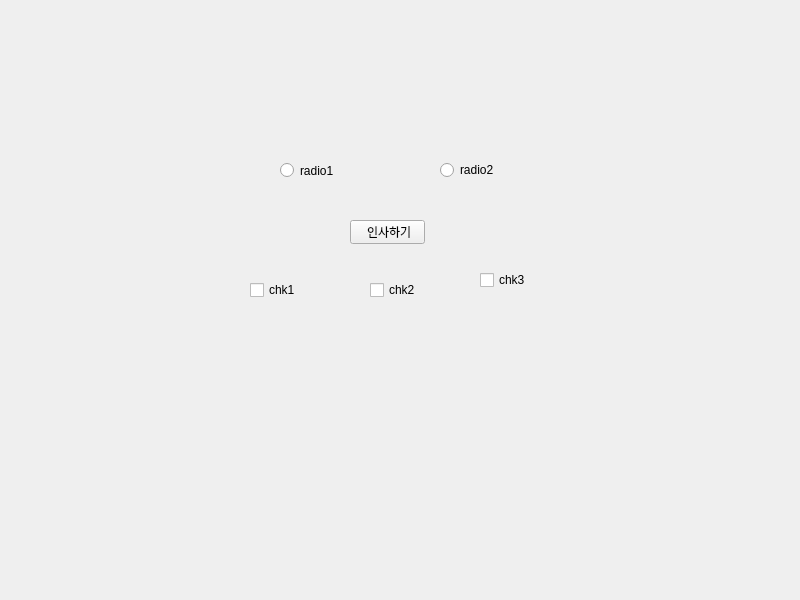
<?xml version="1.0" encoding="UTF-8"?>
<ui version="4.0">
 <class>MainWindow</class>
 <widget class="QMainWindow" name="MainWindow">
  <property name="geometry">
   <rect>
    <x>0</x>
    <y>0</y>
    <width>800</width>
    <height>600</height>
   </rect>
  </property>
  <property name="windowTitle">
   <string>MainWindow</string>
  </property>
  <widget class="QWidget" name="centralwidget">
   <widget class="QPushButton" name="btn_hi">
    <property name="geometry">
     <rect>
      <x>350</x>
      <y>220</y>
      <width>75</width>
      <height>24</height>
     </rect>
    </property>
    <property name="text">
     <string> 인사하기</string>
    </property>
   </widget>
   <widget class="QRadioButton" name="radioButton">
    <property name="geometry">
     <rect>
      <x>440</x>
      <y>160</y>
      <width>88</width>
      <height>20</height>
     </rect>
    </property>
    <property name="text">
     <string>radio2</string>
    </property>
   </widget>
   <widget class="QRadioButton" name="radioButton_2">
    <property name="geometry">
     <rect>
      <x>280</x>
      <y>160</y>
      <width>88</width>
      <height>21</height>
     </rect>
    </property>
    <property name="text">
     <string>radio1</string>
    </property>
   </widget>
   <widget class="QCheckBox" name="checkBox">
    <property name="geometry">
     <rect>
      <x>480</x>
      <y>270</y>
      <width>61</width>
      <height>20</height>
     </rect>
    </property>
    <property name="text">
     <string>chk3</string>
    </property>
   </widget>
   <widget class="QCheckBox" name="checkBox_2">
    <property name="geometry">
     <rect>
      <x>370</x>
      <y>280</y>
      <width>73</width>
      <height>20</height>
     </rect>
    </property>
    <property name="text">
     <string>chk2</string>
    </property>
   </widget>
   <widget class="QCheckBox" name="checkBox_3">
    <property name="geometry">
     <rect>
      <x>250</x>
      <y>280</y>
      <width>73</width>
      <height>20</height>
     </rect>
    </property>
    <property name="text">
     <string>chk1</string>
    </property>
   </widget>
  </widget>
 </widget>
 <resources/>
 <connections/>
</ui>
